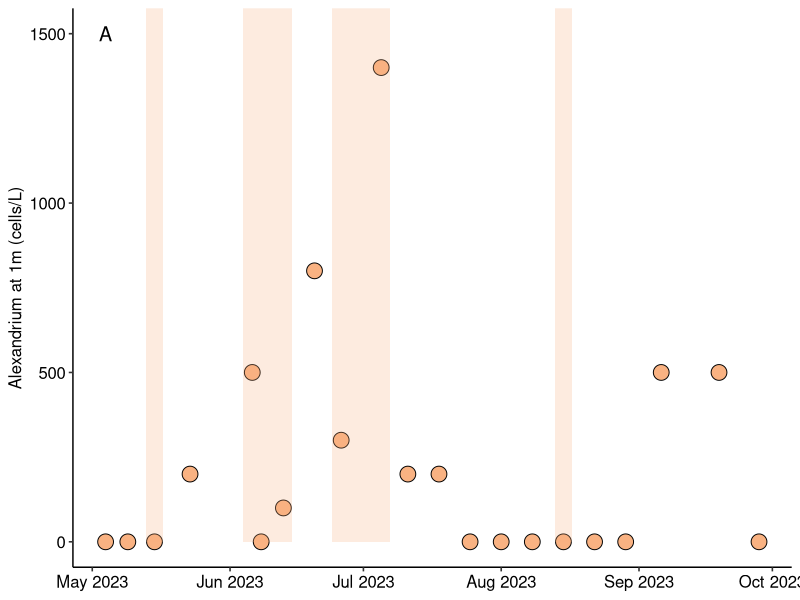
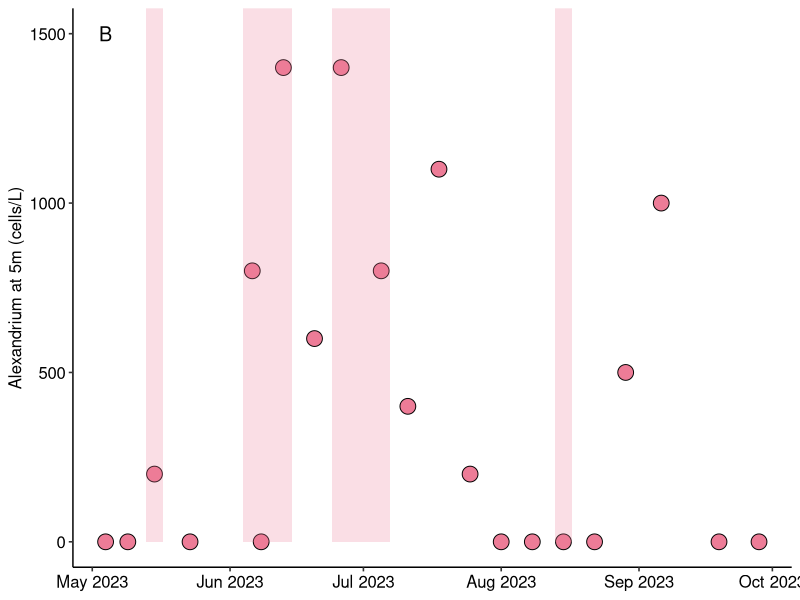
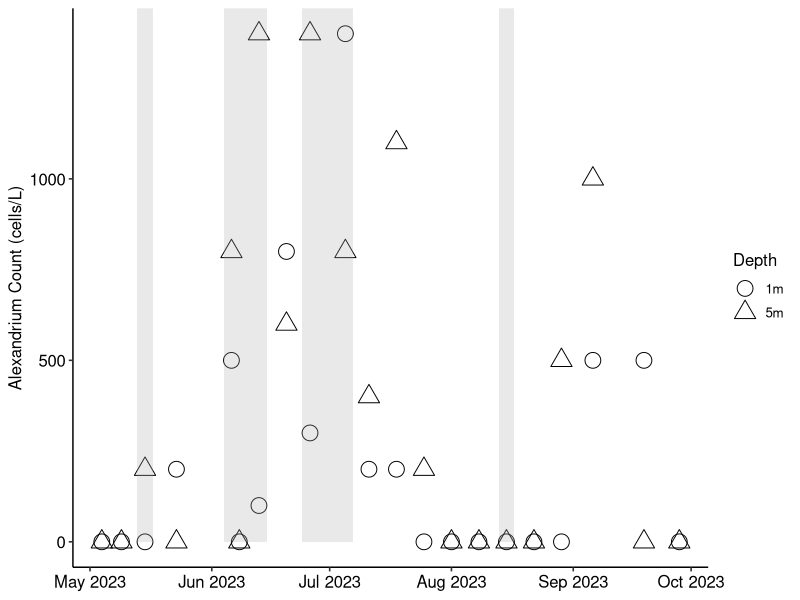
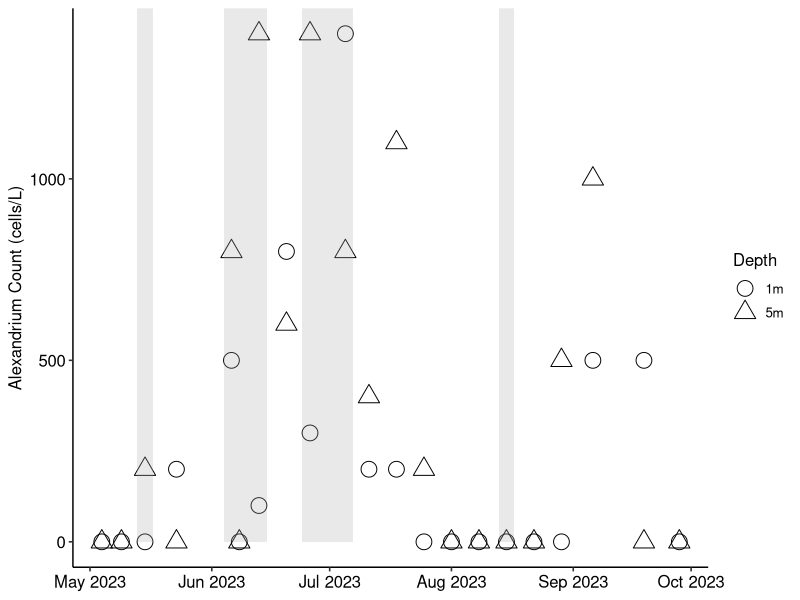

These figures' R source, in order: (Note: this script raises an error after producing the figures.)
## ---- chunk 1
knitr::opts_chunk$set(echo = TRUE)
## ---- chunk 2
#install.packages("ggplot2")
#install.packages("ggpubr")
#install.packages("patchwork")
#install.packages("reshape2")
#install.packages("dplyr")
## ---- chunk 3
library(ggplot2)
library(ggpubr)
library(patchwork)
library(reshape2)
library(dplyr)
## ---- chunk 4
alex <- read.csv("../Data/Alexandrium_MicroscopeCounts.csv")
## ---- chunk 5
alex$Date <- as.Date(alex$Date, "%m/%d/%Y")
## ---- chunk 6
alex$Presence_NetTow <- ifelse(alex$Count_Net==0, "No", "Yes")
## ---- chunk 7
plot_1m <- ggplot(alex, aes(x = Date, y = Count_1m_L)) +
  geom_point(size = 5, shape = 21, fill = "#F9B282") +
  theme_pubr() +
  scale_x_date(date_breaks = "1 month", date_labels = "%b %Y") +
  labs(x = NULL, y = "Alexandrium at 1m (cells/L)") +
annotate("text", x=as.Date("2023-05-04"), y=1500, label = "A", size = 5) +
annotate("rect", xmin=as.Date("2023-05-13"), xmax=as.Date("2023-05-17"), ymin = 0, ymax=Inf, fill = "#F9B282", alpha = 0.25) +
annotate("rect", xmin=as.Date("2023-06-04"), xmax=as.Date("2023-06-15"), ymin = 0, ymax=Inf, fill = "#F9B282", alpha = 0.25) +
annotate("rect", xmin=as.Date("2023-06-24"), xmax=as.Date("2023-07-07"), ymin = 0, ymax=Inf, fill = "#F9B282", alpha = 0.25) +
annotate("rect", xmin=as.Date("2023-08-13"), xmax=as.Date("2023-08-17"), ymin = 0, ymax=Inf, fill = "#F9B282", alpha = 0.25)
plot_1m
## ---- chunk 8
plot_5m <- ggplot(alex, aes(x = Date, y = Count_5m_L)) +
  geom_point(size = 5, shape = 21, fill = "#ED7C97") +
  theme_pubr() +
  scale_x_date(date_breaks = "1 month", date_labels = "%b %Y") +
  labs(x = NULL, y = "Alexandrium at 5m (cells/L)") +
annotate("text", x=as.Date("2023-05-04"), y=1500, label = "B", size = 5) +
annotate("rect", xmin=as.Date("2023-05-13"), xmax=as.Date("2023-05-17"), ymin = 0, ymax=Inf, fill = "#ED7C97", alpha = 0.25) +
annotate("rect", xmin=as.Date("2023-06-04"), xmax=as.Date("2023-06-15"), ymin = 0, ymax=Inf, fill = "#ED7C97", alpha = 0.25) +
annotate("rect", xmin=as.Date("2023-06-24"), xmax=as.Date("2023-07-07"), ymin = 0, ymax=Inf, fill = "#ED7C97", alpha = 0.25) +
annotate("rect", xmin=as.Date("2023-08-13"), xmax=as.Date("2023-08-17"), ymin = 0, ymax=Inf, fill = "#ED7C97", alpha = 0.25)
plot_5m
## ---- chunk 9
alex_sub <- select(alex, c("Date", "Count_1m_L", "Count_5m_L"))
## ---- chunk 10
alex_long <- melt(alex_sub, id.vars = "Date", variable.name = "Depth") %>% na.omit()
## ---- chunk 11
phyto_combo <- ggplot(alex_long, aes(x = Date, y = value, shape = Depth)) +
  geom_point(size = 5, color = "black") +
  scale_shape_manual(values = c(21, 24), labels = c("1m", "5m")) +
  theme_pubr() +
  scale_x_date(date_breaks = "1 month", date_labels = "%b %Y") +
  labs(x = NULL, y = "Alexandrium Count (cells/L)") +
annotate("rect", xmin=as.Date("2023-05-13"), xmax=as.Date("2023-05-17"), ymin = 0, ymax=Inf, fill = "darkgray", alpha = 0.25) +
annotate("rect", xmin=as.Date("2023-06-04"), xmax=as.Date("2023-06-15"), ymin = 0, ymax=Inf, fill = "darkgray", alpha = 0.25) +
annotate("rect", xmin=as.Date("2023-06-24"), xmax=as.Date("2023-07-07"), ymin = 0, ymax=Inf, fill = "darkgray", alpha = 0.25) +
annotate("rect", xmin=as.Date("2023-08-13"), xmax=as.Date("2023-08-17"), ymin = 0, ymax=Inf, fill = "darkgray", alpha = 0.25) +
  theme(legend.position = "right")
phyto_combo
## ---- chunk 12
jpeg("../Figures/Fig2.jpg", width = 8, height = 5, units="in", res=600)
phyto_combo
## ---- chunk 13
alex_na <- na.omit(alex)
## ---- chunk 14
lm_1m_5m <- lm(alex_na$Count_1m_L ~ alex_na$Count_5m_L)
summary(lm_1m_5m)
## ---- chunk 15
plot_1m_5m <- ggplot(alex_na, aes(Count_1m_L, Count_5m_L)) + geom_point() + 
  stat_poly_line() +
  stat_poly_eq(use_label(c("R2", "p")))
plot_1m_5m
